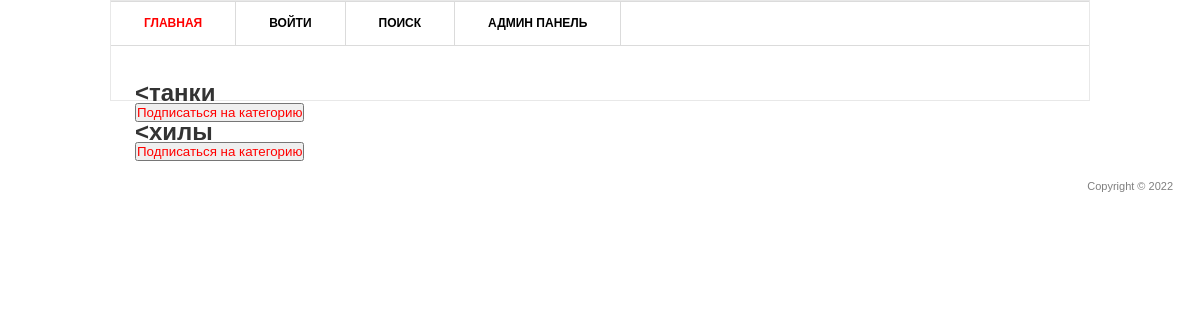
Before: /main/categories with the older database file.
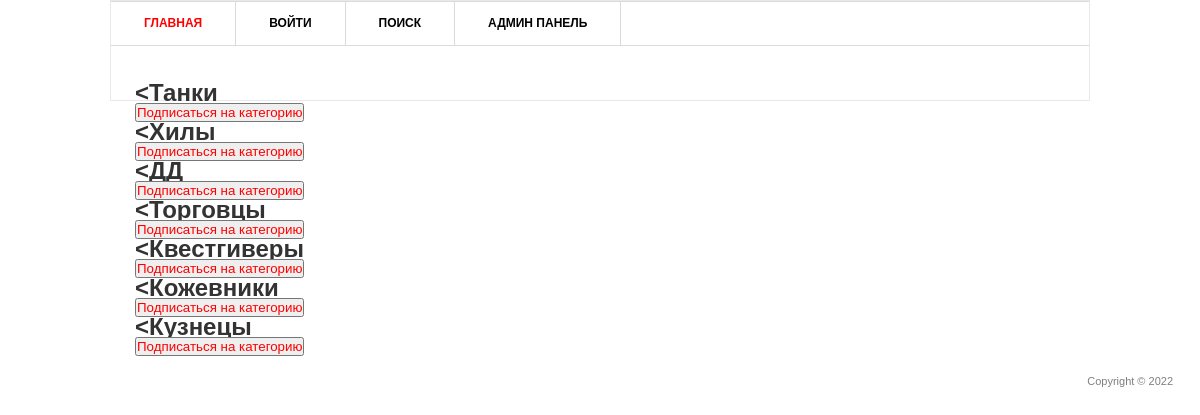
After: the same page with the newer database file.
### ForGame/models.py (models this page shows, shortened)
class Category(models.Model):
    category = models.CharField(max_length=100, unique=True)
    subscribers = models.ManyToManyField(User, blank=True, null=True, related_name='categories')

### ForGame/views.py (the view)
# urls.py: path('categories', CategoryList.as_view(), name='categorylist'),
class CategoryList(ListView):
    model = Category
    template_name = 'flatpages/categorylist.html'
    context_object_name = 'category'

### templates/flatpages/categorylist.html
{% extends 'flatpages/default.html' %}
{% block content %}
     <div class="text left">
         {%for cat in category %}
         <h1><{{cat.category}}</h1>
            {% if not user in cat.subscribers.all%}
            <button><a href="{% url 'subscribe' cat.id %}"> Подписаться на категорию</a></button>
            {% endif %}
         {%endfor%}
         {% endblock content %}

### templates/flatpages/default.html (shortened to what this page needs)
{% load static %}
<html >
<head>
	<link rel="stylesheet" href="{% static 'css/style.css' %}" type="text/css" media="all" />
</head>
<body>
<div class="shell">
	<div class="border">
		<div id="navigation">
			<ul>
			    <li><a href="#" class="active">Главная</a></li>
				<li><a href="/sign/login">Войти</a></li>
                <li><a href="/main/search/">Поиск</a></li>
				<li><a href="/admin">Админ панель</a></li>
			</ul>
		</div>
		<div id="main">
			<div class="text left">
				{%block content%}
				{%endblock content%}
			</div>
		</div>
	</div>
</div>
		</div>
	<div id="footer">
		<p class="copy right">Copyright &copy;  2022 </p>
	</div>
</body>
</html>

### static/css/style.css (style rules this page uses)
* { margin: 0; padding: 0; outline:0; }
body { font-size: 12px; line-height: 20px; font-family: Georgia, Arial, Helvetica, Sans-Serif; color: #333; background: url() repeat 0 0; }
a { color: #ff0000; text-decoration: none; cursor:pointer; }
.left, .alignleft { float: left; display: inline; }
.right, .alignright { float: right; display: inline; }
.shell { width: 980px; margin: 0 auto; }
.border { border: 1px solid #e8e8e8; background: #fff; position: relative; }
#navigation { height: 43px; border-top: 1px solid #dbdbdb; border-bottom: 1px solid #dbdbdb; }
#navigation ul { list-style: none; }
#navigation ul li { float: left; height: 43px; border-right: 1px solid #dbdbdb; font-size: 12px; line-height: 43px; font-weight: bold; text-transform: uppercase; }
#navigation ul li a { float: left; height: 43px; color: #000; padding: 0 33px; }
#navigation ul li a:hover, #navigation ul li a.active { color: #ff0000; text-decoration: none; }
#main { width: 932px; padding: 37px 24px 17px 24px; }
#footer { font-family: Arial, sans-serif; font-size: 11px; line-height: 14px; color: #7f7f7f; padding: 18px 27px 20px 38px; }

Changed rows visible on the page:
changed Category: category "танки" → "Танки"
changed Category: category "хилы" → "Хилы"
added Category: category "ДД", shows "Подписаться на категорию"
added Category: category "Торговцы", shows "Подписаться на категорию"
added Category: category "Квестгиверы", shows "Подписаться на категорию"
added Category: category "Кожевники", shows "Подписаться на категорию"
added Category: category "Кузнецы", shows "Подписаться на категорию"
